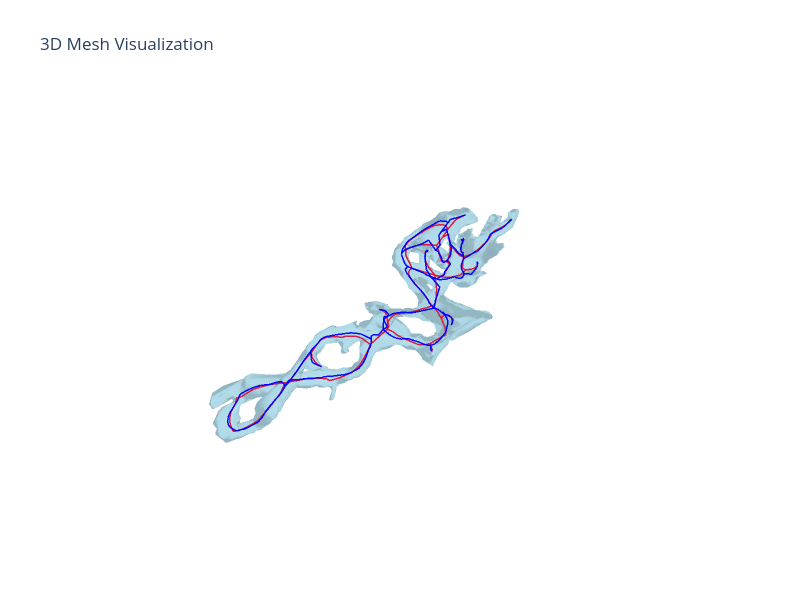

Notebook code cell kept with this figure:
### Markdown cell above
## Skeleton optimization

### Code cell
opts = SkeletonOptimizerOptions(
    max_iterations=10,
    step_size=2.0,
    smoothing_weight=0.1,
    preserve_terminal_nodes=True,
    preserve_branch_nodes=False,
    n_rays=12,
    verbose=True,
)
print("\nOptimizing skeleton (serial)...")
optimizer = SkeletonOptimizer(raw_skeleton, mm.mesh, opts)
optimized_skeleton = optimizer.optimize()
f = mm.visualize_mesh_3d(
    skel=[raw_skeleton, optimized_skeleton],
    skel_color=["crimson", "blue"],
    show_axes=False,
)
f.show()

skeleton = optimized_skeleton

### Figure 1 — Plotly figure (JSON) as saved in the notebook; plotly's stock layout.template omitted (floating-point values rounded to 4 significant figures; data arrays with more than 128 entries replaced by an {"elided": "..."} marker saying what was removed)
{"data": [{"color": "lightblue", "i": {"elided": "4788 int values"}, "j": {"elided": "4788 int values"}, "k": {"elided": "4788 int values"}, "name": "Mesh", "opacity": 0.8, "type": "mesh3d", "x": {"elided": "2378 float values"}, "y": {"elided": "2378 float values"}, "z": {"elided": "2378 float values"}}, {"line": {"color": "crimson", "width": 3}, "mode": "lines", "name": "Skeleton 0", "opacity": 0.95, "showlegend": false, "type": "scatter3d", "x": {"elided": "1110 float values"}, "y": {"elided": "1110 float values"}, "z": {"elided": "1110 float values"}}, {"line": {"color": "blue", "width": 3}, "mode": "lines", "name": "Skeleton 1", "opacity": 0.95, "showlegend": false, "type": "scatter3d", "x": {"elided": "1110 float values"}, "y": {"elided": "1110 float values"}, "z": {"elided": "1110 float values"}}], "layout": {"autosize": false, "height": 600, "scene": {"aspectmode": "data", "xaxis": {"visible": false}, "yaxis": {"visible": false}, "zaxis": {"visible": false}}, "title": {"text": "3D Mesh Visualization"}, "width": 800}}
